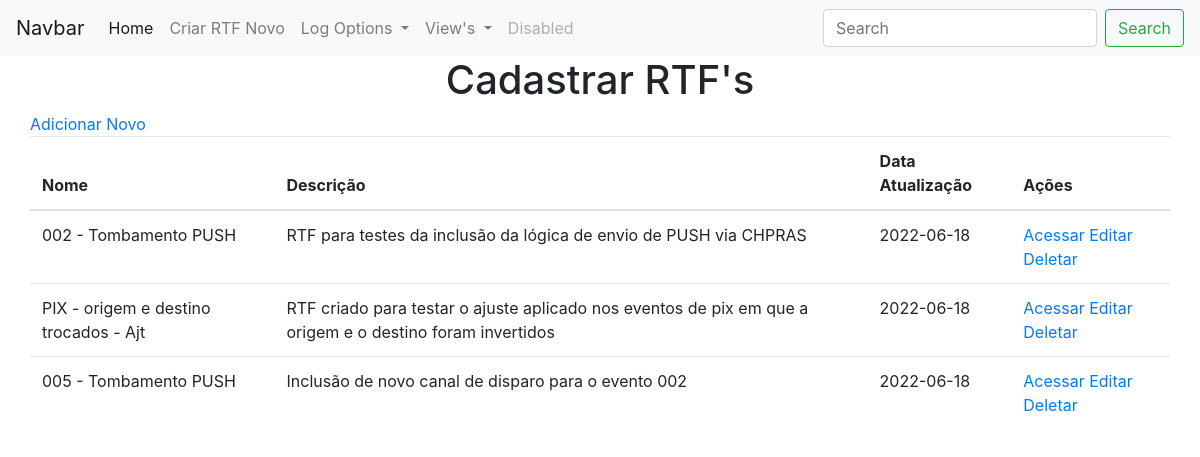
Screenshot of /viewRTF with the database file from the repository.
### app.py (models this page shows, shortened)
class RTFs(db.Model):
    id = db.Column("id", db.Integer, primary_key=True, autoincrement=True)
    name = db.Column(db.String(100))
    descricao = db.Column(db.String(500))
    qtd_pages = db.Column(db.Integer)
    cenarios = db.relationship('Cenarios', backref='rtfs')
    data_criacao = db.Column(db.Date, default=datetime.utcnow().date())
    data_update = db.Column(db.Date, default=datetime.utcnow().date())

### app.py (the view)
@app.route("/viewRTF")
def viewRTF():
    rtfs = RTFs.query.all()
    return render_template("viewRTFs.html", values=rtfs)

### templates/viewRTFs.html (shortened to what this page needs)
{% extends "base.html" %}
{% block content%}
    <div class="container">
        <div class="row">
            <div class="col-xs-12">
                <a href="{{url_for('add_rtf')}}">Adicionar Novo</a>
            </div>
            <div class="col-xs-12">
                <table class="table">
                    <thead>
                        <th>Nome</th>
                        <th>Descrição</th>
                        <th>Data Atualização</th>
                        <th>Ações</th>
                    </thead>
                    <tbody>
                        {% for item in values %}
                            <tr>
                                <td>{{ item.name }}</td>
                                <td>{{ item.descricao }}</td>
                                <td>{{ item.data_update }}</td>
                                <td>
                                    <a href="{{url_for('viewCenarios', id_rtf=item.id, pagina=1)}}">Acessar</a>
                                    <a href="{{url_for('edit_rtf', id=item.id)}}">Editar</a>
                                    <a href="{{url_for('delete_rtf', id=item.id)}}">Deletar</a>
                                </td>
                            </tr>
                        {% endfor %}
                    </tbody>
                </table>
            </div>
        </div>
    </div>
{% endblock %}

### rows the page displays
RTFs: name "002 - Tombamento PUSH", descricao "RTF para testes da inclusão da lógica de envio de PUSH via CHPRAS", data_update "2022-06-18"
RTFs: name "PIX - origem e destino trocados - Ajt", descricao "RTF criado para testar o ajuste aplicado nos eventos de pix em que a origem e o destino foram invertidos", data_update "2022-06-18"
RTFs: name "005 - Tombamento PUSH", descricao "Inclusão de novo canal de disparo para o evento 002", data_update "2022-06-18"
